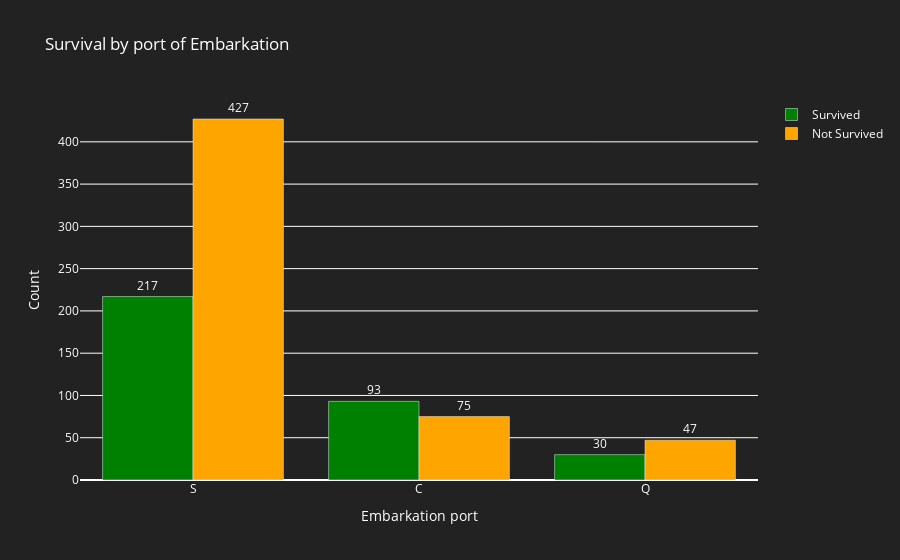

Write notebook code for a chart like this one.
### Code cell
# 2. How ports of embarkation correlates with survival rate

# Define the data as a list of traces
embarked_survived = train_df[train_df['Survived']==1]['Embarked'].value_counts()
embarked_not_survived = train_df[train_df['Survived']==0]['Embarked'].value_counts()

data = [go_data(embarked_survived, 'Survived', 'green'), go_data(embarked_not_survived, 'Not Survived', 'orange')]


# Define the layout
layout = go_bar_layout('Survival by port of Embarkation', 'Embarkation port', 'Count')

# Create the figure object
fig2 = go.Figure(data=data, layout=layout)

# Show the figure
fig2.show()

### Figure 1 — Plotly figure (JSON) as saved in the notebook; plotly's stock layout.template omitted (floating-point values rounded to 4 significant figures)
{"data": [{"marker": {"color": "green"}, "name": "Survived", "text": [217, 93, 30], "textfont": {"color": "white"}, "textposition": "outside", "type": "bar", "x": ["S", "C", "Q"], "y": [217, 93, 30]}, {"marker": {"color": "orange"}, "name": "Not Survived", "text": [427, 75, 47], "textfont": {"color": "white"}, "textposition": "outside", "type": "bar", "x": ["S", "C", "Q"], "y": [427, 75, 47]}], "layout": {"font": {"color": "white"}, "paper_bgcolor": "rgba(34, 34, 34, 1)", "plot_bgcolor": "rgba(34, 34, 34, 1)", "title": {"text": "Survival by port of Embarkation"}, "xaxis": {"title": {"text": "Embarkation port"}}, "yaxis": {"title": {"text": "Count"}}}}
